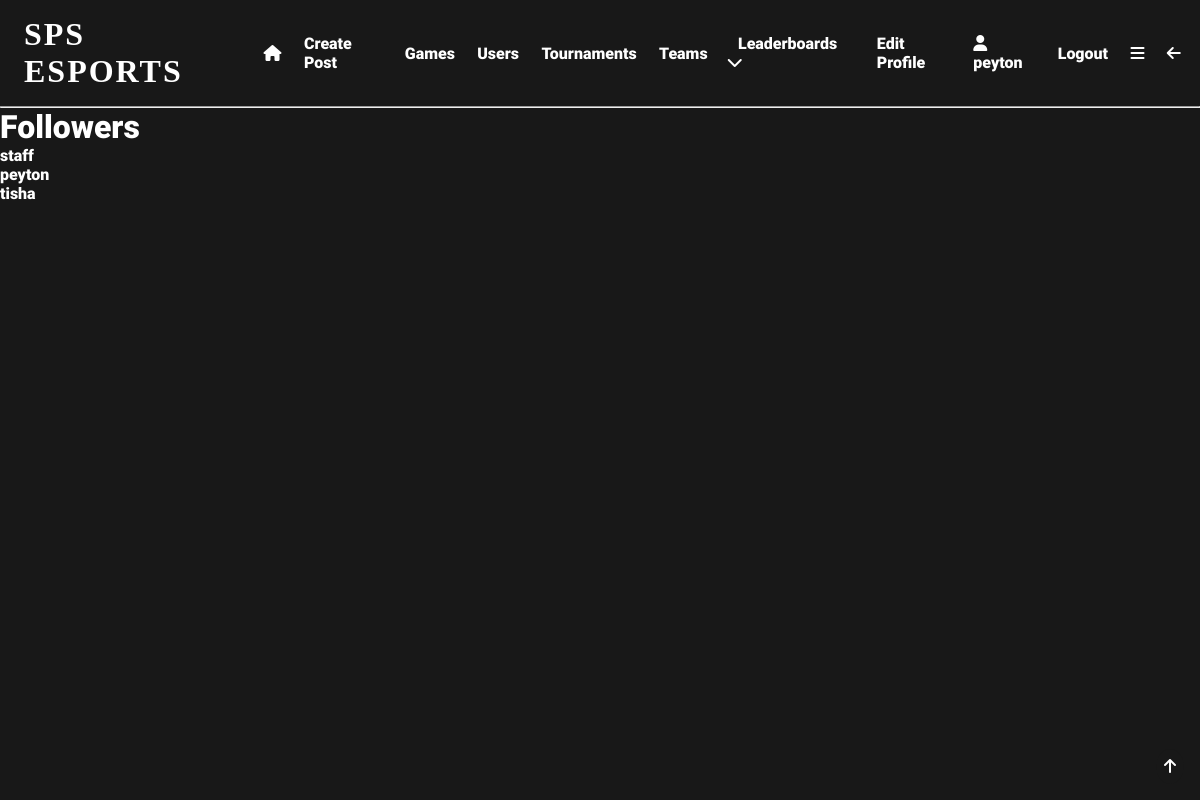
Screenshot of /followers/mouldy (signed in) with the database file from the repository.
### app/models.py (models this page shows, shortened)
class User(UserMixin, db.Model):
    user_id = db.Column(db.Integer, primary_key=True)
    username = db.Column(db.String(64), index=True, unique=True)
    email = db.Column(db.String(120), index=True, unique=True)
    password_hash = db.Column(db.String(128), nullable=False)
    pfp = db.Column(db.String(140))
    user_bio = db.Column(db.String(140), default='New to SPS eSports!!!')
    pronouns = db.Column(db.String(64), nullable=True)
    skill_level = db.Column(db.String(64), default='Unsure')
    role = db.Column(db.String(64))
    grade = db.Column(db.String(64), nullable=True, default='Unsure')
    availability = db.Column(db.String(140), default='Unsure')
    teams = db.relationship('Teams', back_populates='user')
    team_users = db.relationship('TeamUsers', back_populates='user')
    posts = db.relationship('Posts', back_populates='user')
    likes = db.relationship('Likes', back_populates='user')
    tournaments = db.relationship('Tournaments', back_populates='user')
    favourite_games = db.relationship('FavouriteGames', back_populates='user')
    tournament_users = db.relationship('TournamentUsers', back_populates='user')
    comments = db.relationship('Comments', back_populates='user')
    matches = db.relationship('Matches', back_populates='user')
    match_users = db.relationship('MatchUsers', back_populates='user')
    following = db.relationship('Following', backref='user', foreign_keys='Following.user_id')
    followed = db.relationship('Following', foreign_keys='Following.following_id')
    sponsor = db.relationship('SponsoredUsers', backref='user', foreign_keys='SponsoredUsers.sponsor_id')
    sponsored = db.relationship('SponsoredUsers', foreign_keys='SponsoredUsers.sponsored_id')

### app/routes.py (the view)
@app.route('/followers/<username>')
@login_required
def followers(username):
    user = User.query.filter_by(username=username).first_or_404()
    followers = Following.query.filter_by(following_id=user.user_id).all()
    followers_list = []
    for follower in followers:
        follower = User.query.filter_by(user_id=follower.user_id).first()
        followers_list.append(follower)
    return render_template('followers.html', user=user, followers=followers_list)

### app/models.py (called while the page is built)
@login.user_loader
def load_user(user_id):
    return User.query.get(int(user_id))  # returns the user id as an integer

### app/templates/followers.html
{% extends 'base.html' %}
{% block content %}
<h1>Followers</h1>
{% if followers %}
    <ul>
        {% for user in followers %}
            <li><a href="{{url_for('user', username=user.username)}}">{{user.username}}</a></li>
        {% endfor %}
    </ul>
{% else %}
    <p>{{user.username}} doesn't have any followers</p>
{% endif %}
{% endblock %}

### app/templates/base.html (shortened to what this page needs)
<!DOCTYPE html>
<html lang="en">
<head>
    <link rel="stylesheet" href="{{ url_for('static', filename='css/styles.css') }}">
</head>
<body>
  <div id="top" class="header">
      {% if current_user.is_anonymous %}
        <h1 onclick="location.href='login'">SPS ESPORTS</h1>
        <a href="{{ url_for('login') }}">Login</a>
        <a href="{{ url_for('register') }}">Register</a>
      {% else %}
        <h1 onclick="location.href='{{url_for('index')}}'">SPS ESPORTS</h1>
        <a href="{{ url_for('index') }}"><i class="fa-solid fa-house"></i></a>
        <a href="{{ url_for('create_post') }}">Create Post</a>
        <a href="{{ url_for('search') }}">Games</a>
        <a href="{{ url_for('user_search') }}">Users</a>
        <a href="{{ url_for('tournament_search') }}">Tournaments</a>
        <a href="{{url_for('team_search')}}">Teams</a>
        <div class="expand">
            <div class="expand-button">
                <a href="javascript:showDropdown()">Leaderboards  <i class="fa-solid fa-chevron-down"></i></a>
            </div>
        </div>
        <a href="{{ url_for('edit_profile') }}">Edit Profile</a>
        <a href="{{ url_for('user', username=current_user.username) }}"><i class="fa-solid fa-user"></i>   {{current_user.username}}</a>
        <a href="{{ url_for('logout') }}">Logout</a>
        <a href="javascript:showNavBar()"><i class="fa-solid fa-bars"></i></a>
        <a href="javascript:window.history.back();"><i class="fa-solid fa-arrow-left"></i></a>
      {% endif %}
  </div>
    <hr>
  <div class="topbutton">
    <a href="#top"><i class="fa-solid fa-arrow-up"></i></a>
  </div>
{% block content %} {% endblock %}
</body>
</html>

### app/static/css/styles.css (style rules this page uses)
* { margin: 0; padding: 0; box-sizing: border-box; scroll-behavior: smooth; scrollbar-width: thin; scrollbar-color: white var(--bg); }
body { background: var(--bg); color: white; }
:root { --accent: #e81c29; --bg: #181818; --bg2: #282828; --lightbg: rgba(255,255,255,0.05); }
.header { display:flex; align-items: center; padding: 1em 0.5em; }
.header a { padding: 0em 0.7em; font-family: 'Roboto'; font-size: 1em; text-decoration: none; transition: 0.5s; position: relative; transition: 0.3s; color: white; }
.header a::before { content: ''; position: absolute; width: 100%; height: 2px; left: 0; bottom: -2px; background-color: var(--accent); transform-origin: right; transform: scaleX(0); transition: transform 0.3s; }
.header h1 { box-shadow: inset 0 0 0 0 var(--bg); font-family: 'Nausea'; letter-spacing: 2px; padding: 0 0.5em; position: relative; transition: color 0.3s ease-in-out, box-shadow 0.3s ease-in-out; }
.expand { font-family: 'Roboto'; padding: 0.5em; position: relative; }
h1 { font-family: 'Roboto'; font-size: 2em; }
.topbutton { position: fixed; bottom: 1em; right: 1em; padding: 0.5em; border-radius: 50%; background-color: var(--bg); color: white; font-family: 'Roboto'; font-size: 1em; transition: 0.5s; }
a { color: white; text-decoration: none; transition: 0.5s; padding: 0.5em 0; position: relative; font-family: 'Roboto'; }
a::before { content: ''; position: absolute; width: 100%; height: 2px; left: 0; bottom: -2px; background-color: var(--accent); transform-origin: right; transform: scaleX(0); transition: transform 0.3s; }

### rows the page displays
User: username "peyton"
User: username "staff"
User: username "tisha"
